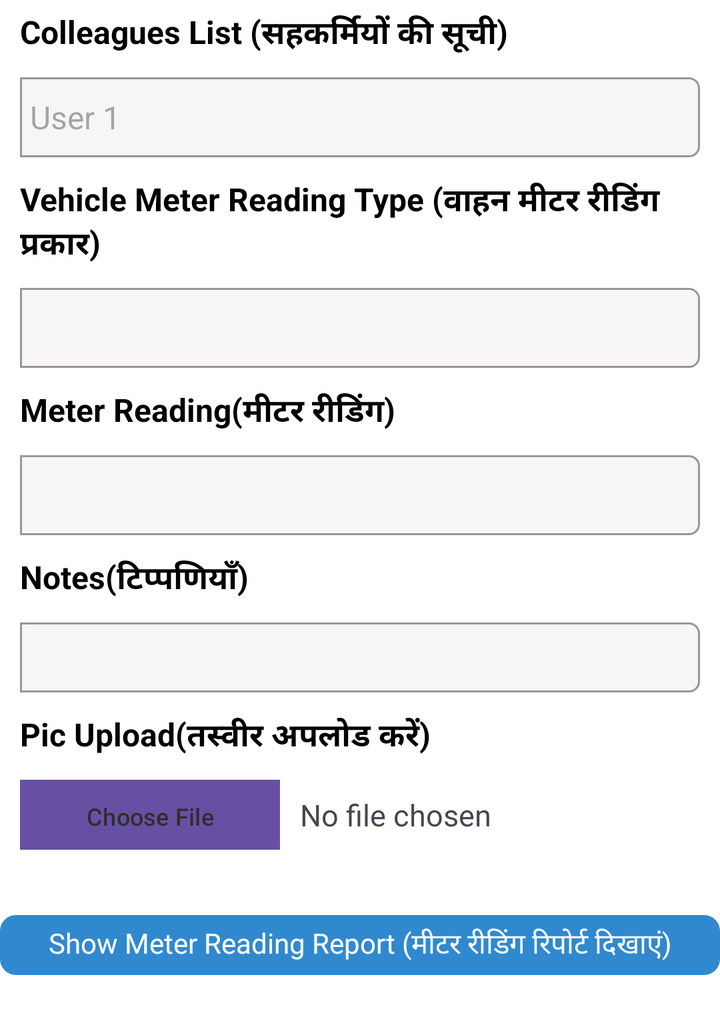
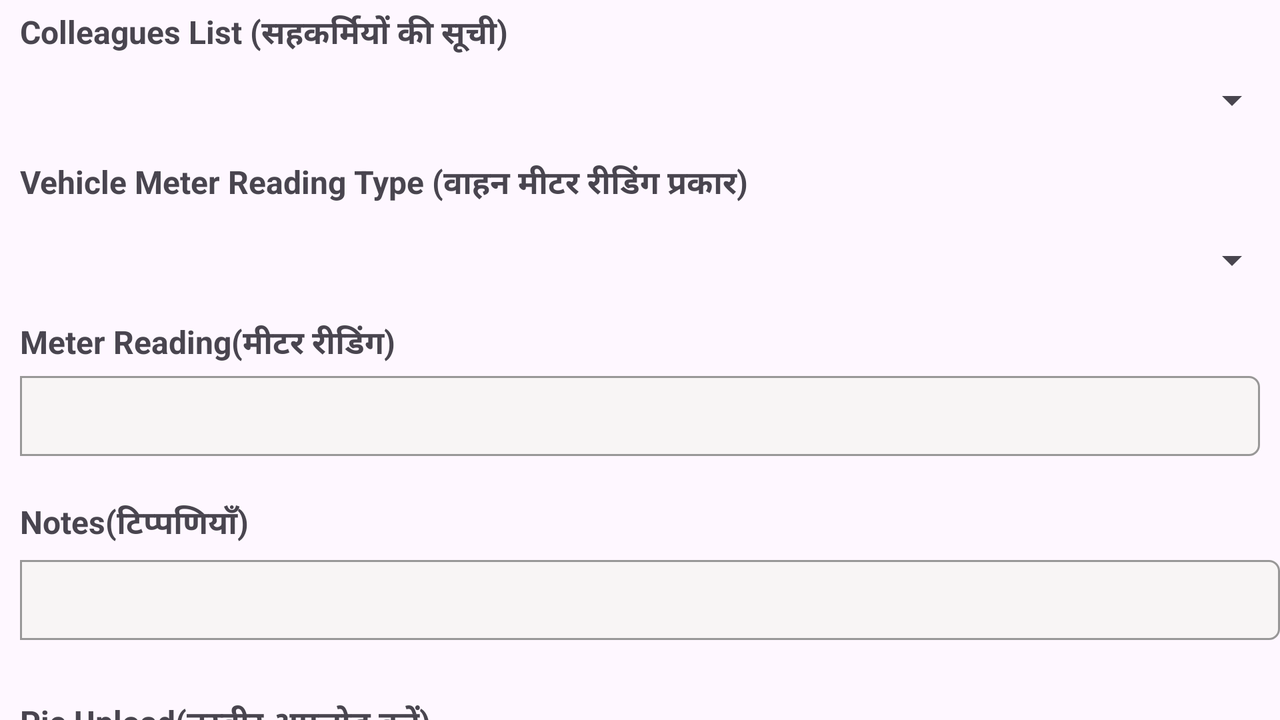

An Android layout and its configuration variant, each rendered on a device that would load it. The default file and the variant file are quoted in full after the pictures.
<!-- AndroidManifest.xml: application theme Base.Theme.TestApp -->
<!-- res/layout/fragment_meter_reading.xml -->
<?xml version="1.0" encoding="utf-8"?>
<FrameLayout xmlns:android="http://schemas.android.com/apk/res/android"
    xmlns:app="http://schemas.android.com/apk/res-auto"
    xmlns:tools="http://schemas.android.com/tools"
    android:layout_width="match_parent"
    android:layout_height="wrap_content"
    android:background="@color/white"
    tools:context=".MeterReading">

    <androidx.constraintlayout.widget.ConstraintLayout
        android:layout_width="match_parent"
        android:layout_height="match_parent">

    <TextView
        android:id="@+id/txtColleaguesList"
        android:layout_width="wrap_content"
        android:layout_height="wrap_content"
        android:text="@string/colleagues_list"
        android:textSize="16sp"
        android:textColor="@color/black"
        android:layout_marginStart="10sp"
        android:textStyle="bold"
        app:layout_constraintTop_toTopOf="parent"
        app:layout_constraintStart_toStartOf="parent"
        android:layout_marginTop="5dp"/>
    <TextView
        android:id="@+id/ColleagueName"
        android:layout_width="match_parent"
        android:layout_height="40dp"
        android:layout_marginStart="10dp"
        android:layout_marginEnd="10dp"
        android:hint="@string/user_1"
        android:gravity="center_vertical"
        android:textColor="@color/black"
        android:textSize="16sp"
        android:paddingStart="5dp"
        android:padding="2dp"
        android:clickable="true"
        android:background="@drawable/edit_text_background"
        app:layout_constraintTop_toBottomOf="@+id/txtColleaguesList"
        app:layout_constraintStart_toStartOf="parent"
        android:layout_marginTop="10dp"
        android:focusable="true">
    </TextView>
        <LinearLayout
            android:id="@+id/linerLayout1"
            android:layout_width="match_parent"
            android:layout_height="wrap_content"
            android:orientation="vertical"
            android:layout_marginStart="10dp"
            android:layout_marginEnd="10dp"
            android:background="@drawable/border_bg"
            android:layout_marginTop="-1dp"
            android:visibility="gone"
            app:layout_constraintStart_toStartOf="parent"
            app:layout_constraintEnd_toEndOf="parent"
            app:layout_constraintTop_toBottomOf="@+id/ColleagueName">

            <AutoCompleteTextView
                android:id="@+id/autoCompleteTextView"
                android:layout_width="match_parent"
                android:layout_height="25dp"
                android:textSize="16sp"
                android:gravity="center_vertical"
                android:layout_marginTop="5dp"
                android:layout_marginEnd="15dp"
                android:layout_marginStart="15dp"
                android:padding="5dp"
                android:hint="Select Name"
                android:background="@drawable/autoselectborder"
                android:clickable="true"/>

            <TextView
                android:layout_width="match_parent"
                android:layout_height="25dp"
                android:layout_marginEnd="15dp"
                android:layout_marginTop="8dp"
                android:layout_marginStart="15dp"
                android:text="@string/please_enter_3_or_more_character"/>
        </LinearLayout>
    <TextView
        android:id="@+id/txtMeter"
        android:layout_width="wrap_content"
        android:layout_height="wrap_content"
        android:textColor="@color/black"
        android:text="@string/vehicle_meter_reading_type"
        android:textSize="16sp"
        android:layout_marginStart="10sp"
        android:textStyle="bold"
        app:layout_constraintTop_toBottomOf="@+id/linerLayout1"
        app:layout_constraintStart_toStartOf="parent"
        android:layout_marginTop="10dp"/>
    <Spinner
        android:id="@+id/spinner2"
        android:layout_width="match_parent"
        android:layout_height="40dp"
        android:layout_marginEnd="10dp"
        android:layout_marginStart="10dp"
        android:background="@drawable/edit_text_background"
        app:layout_constraintTop_toBottomOf="@+id/txtMeter"
        app:layout_constraintStart_toStartOf="parent"
        android:layout_marginTop="10dp"/>

    <TextView
        android:id="@+id/txtReading"
        android:layout_width="wrap_content"
        android:layout_height="wrap_content"
        android:text="@string/meter_reading"
        android:textSize="16sp"
        android:textColor="@color/black"
        android:layout_marginStart="10sp"
        android:textStyle="bold"
        app:layout_constraintTop_toBottomOf="@+id/spinner2"
        app:layout_constraintStart_toStartOf="parent"
        android:layout_marginTop="10dp"/>

    <EditText
        android:id="@+id/txtMeterReading"
        android:layout_width="match_parent"
        android:layout_height="40dp"
        android:padding="5dp"
        android:maxLength="6"
        android:layout_marginStart="10sp"
        android:inputType="number"
        android:layout_marginEnd="10dp"
        android:background="@drawable/edit_text_background"
        android:textSize="16sp"
        android:textStyle="bold"
        app:layout_constraintTop_toBottomOf="@+id/txtReading"
        app:layout_constraintStart_toStartOf="parent"
        android:layout_marginTop="10dp"/>
    <TextView
        android:id="@+id/txtNotes"
        android:layout_width="wrap_content"
        android:layout_height="wrap_content"
        android:text="@string/notes"
        android:textSize="16sp"
        android:textColor="@color/black"
        android:layout_marginStart="10sp"
        android:textStyle="bold"
        app:layout_constraintTop_toBottomOf="@+id/txtMeterReading"
        app:layout_constraintStart_toStartOf="parent"
        android:layout_marginTop="10dp">
    </TextView>

    <EditText
        android:id="@+id/notes"
        android:layout_width="match_parent"
        android:layout_height="wrap_content"
        android:minHeight="35dp"
        android:scrollbars="vertical"
        android:textSize="16sp"
        android:maxHeight="300dp"
        android:padding="5dp"
        android:maxLength="150"
        android:layout_marginEnd="10dp"
        android:background="@drawable/edit_text_background"
        android:layout_marginStart="10sp"
        android:textStyle="bold"
        app:layout_constraintTop_toBottomOf="@+id/txtNotes"
        app:layout_constraintStart_toStartOf="parent"
        android:layout_marginTop="10dp"/>

        <TextView
            android:id="@+id/txtPicUpload"
            android:layout_width="wrap_content"
            android:layout_height="wrap_content"
            android:text="@string/pic_upload"
            android:textColor="@color/black"
            android:textSize="16sp"
            android:textStyle="bold"
            android:layout_marginStart="10dp"
            app:layout_constraintTop_toBottomOf="@+id/notes"
            app:layout_constraintStart_toStartOf="parent"
            android:layout_marginTop="10dp"/>

    <Button
        android:id="@+id/button"
        android:layout_width="130dp"
        android:layout_height="35dp"
        android:text="@string/choose_fileee"
        android:textAlignment="center"
        android:textColor="#2E2E2E"
        android:layout_marginStart="10dp"
        android:background="#CCCACA"
        android:textSize="12sp"
        app:layout_constraintTop_toBottomOf="@+id/txtPicUpload"
        app:layout_constraintStart_toStartOf="parent"
        android:layout_marginTop="10dp">

    </Button>

        <TextView
            android:id="@+id/file"
            android:layout_width="wrap_content"
            android:layout_height="wrap_content"
            android:layout_marginStart="150dp"
            android:layout_marginTop="10dp"
            android:text="@string/no_file_chosen"
            android:textSize="15sp"
            app:layout_constraintBottom_toBottomOf="@+id/button"
            app:layout_constraintStart_toStartOf="parent"
            app:layout_constraintTop_toBottomOf="@+id/txtPicUpload"
            tools:ignore="SmallSp" />

        <TextView
            android:id="@+id/show_meter_reading"
            android:layout_width="match_parent"
            android:layout_height="30dp"
            android:layout_marginTop="40dp"
            android:layout_marginBottom="20dp"
            android:background="@drawable/text_view_background"
            android:clickable="true"
            android:gravity="center"
            android:text="@string/show_meter_reading_report"
            android:textAlignment="center"
            android:textColor="@color/white"
            android:textSize="14sp"
            app:layout_constraintBottom_toBottomOf="parent"
            app:layout_constraintEnd_toEndOf="parent"
            app:layout_constraintStart_toStartOf="parent"
            app:layout_constraintTop_toBottomOf="@+id/file"
            android:focusable="true" />

    </androidx.constraintlayout.widget.ConstraintLayout>
</FrameLayout>
<!-- resources referenced by this layout -->
<resources>
  <color name="black">#FF000000</color>
  <color name="white">#FFFFFFFF</color>
  <!-- drawable autoselectborder (drawable) -->
  <?xml version="1.0" encoding="utf-8"?>
  <shape xmlns:android="http://schemas.android.com/apk/res/android">
    <stroke   android:color="#56D9EA" android:width="1dp">
    </stroke>
      <corners android:radius="5dp">
      </corners>
  </shape>
  <!-- drawable border_bg (drawable) -->
  <?xml version="1.0" encoding="utf-8"?>
  <shape xmlns:android="http://schemas.android.com/apk/res/android">
      <stroke android:width="1dp" android:color="#989797">
      </stroke>
          <corners android:bottomLeftRadius="4dp" android:bottomRightRadius="4dp">
      </corners>
  </shape>
  <!-- drawable edit_text_background (drawable) -->
  <shape xmlns:tools="http://schemas.android.com/tools"
      xmlns:android="http://schemas.android.com/apk/res/android"
      tools:ignore="ExtraText">
      <solid android:color="#F8F5F5" /> 
      
      <corners android:topRightRadius="5dp" android:bottomRightRadius="5dp">
      </corners>
      <stroke
          android:width="1dp"
          android:color="#989797" /> >
  </shape>
  <!-- drawable text_view_background (drawable) -->
  <?xml version="1.0" encoding="utf-8"?>
  <shape xmlns:android="http://schemas.android.com/apk/res/android">
     <corners android:radius="8dp"/>
      <solid android:color="#3089CF"/>
  </shape>
  <string name="choose_fileee">Choose File</string>
  <string name="colleagues_list">Colleagues List (सहकर्मियों की सूची)</string>
  <string name="meter_reading">Meter Reading(मीटर रीडिंग)</string>
  <string name="no_file_chosen">No file chosen</string>
  <string name="notes">Notes(टिप्पणियाँ)</string>
  <string name="pic_upload">Pic Upload(तस्वीर अपलोड करें)</string>
  <string name="please_enter_3_or_more_character">Please enter 3 or more character</string>
  <string name="show_meter_reading_report">Show Meter Reading Report (मीटर रीडिंग रिपोर्ट दिखाएं)</string>
  <string name="user_1">User 1</string>
  <string name="vehicle_meter_reading_type">Vehicle Meter Reading Type (वाहन मीटर रीडिंग प्रकार)</string>
  <style name="Base.Theme.TestApp" parent="Theme.Material3.DayNight.NoActionBar">
          
           <item name="android:statusBarColor">#075E54</item>
      </style>
</resources>
<!-- res/layout-land/fragment_meter_reading.xml (the repository's variant of the layout above) -->
<!-- drawn on the phone turned sideways -->
<?xml version="1.0" encoding="utf-8"?>
<FrameLayout xmlns:android="http://schemas.android.com/apk/res/android"
    xmlns:tools="http://schemas.android.com/tools"
    android:layout_width="match_parent"
    android:layout_height="match_parent"
    tools:context=".MeterReading">

    <TextView
        android:layout_width="wrap_content"
        android:layout_height="wrap_content"
        android:text="@string/colleagues_list"
        android:textSize="16sp"
        android:layout_marginStart="10sp"
        android:textStyle="bold"
        android:layout_marginTop="5dp">
    </TextView>
    <Spinner
        android:id="@+id/spinner"

        android:layout_width="match_parent"
        android:layout_height="40dp"
        android:layout_marginStart="10dp"
        android:layout_marginTop="30dp">
    </Spinner>

    <TextView
        android:layout_width="wrap_content"
        android:layout_height="wrap_content"
        android:layout_marginTop="80dp"
        android:text="@string/vehicle_meter_reading_type"
        android:textSize="16sp"
        android:layout_marginStart="10sp"
        android:textStyle="bold">

    </TextView>
    <Spinner
        android:id="@+id/spinner2"
        android:layout_width="match_parent"
        android:layout_height="40dp"
        android:layout_marginStart="10dp"
        android:layout_marginTop="110dp">
    </Spinner>
    <TextView
        android:layout_width="wrap_content"
        android:layout_height="wrap_content"
        android:layout_marginTop="160dp"
        android:text="@string/meter_reading"
        android:textSize="16sp"
        android:layout_marginStart="10sp"
        android:textStyle="bold">
    </TextView>

    <EditText
        android:layout_width="match_parent"
        android:layout_height="40dp"
        android:padding="5dp"
        android:layout_marginStart="10sp"
        android:layout_marginTop="188dp"
        android:layout_marginEnd="10dp"
        android:background="@drawable/edit_text_background"
        android:textSize="16sp"
        android:textStyle="bold">

    </EditText>
    <TextView
        android:layout_width="wrap_content"
        android:layout_height="wrap_content"
        android:layout_marginTop="250dp"
        android:text="@string/notes"
        android:textSize="16sp"
        android:layout_marginStart="10sp"
        android:textStyle="bold">
    </TextView>

    <EditText
        android:layout_width="match_parent"
        android:layout_height="40dp"
        android:textSize="16sp"
        android:padding="5dp"
        android:background="@drawable/edit_text_background"
        android:layout_marginStart="10sp"
        android:textStyle="bold"
        android:layout_marginTop="280dp"
        android:autofillHints="">
    </EditText>
    <TextView
        android:layout_width="wrap_content"
        android:layout_height="wrap_content"
        android:layout_marginTop="350dp"
        android:text="@string/pic_upload"
        android:textSize="16sp"
        android:layout_marginStart="10sp"
        android:textStyle="bold">
    </TextView>

    <Button
        android:layout_width="150dp"
        android:layout_height="43dp"
        android:layout_marginTop="380dp"
        android:text="@string/choose_file"
        android:layout_marginStart="10dp"
        android:textColor="@color/black"
        android:textSize="16sp">
    </Button>

    <TextView
        android:layout_width="wrap_content"
        android:layout_height="wrap_content"
        android:layout_marginStart="175dp"
        android:layout_marginTop="390dp"
        android:text="@string/no_file_chosen"
        android:textSize="15sp"
        tools:ignore="SmallSp" />

    <TextView
        android:layout_width="match_parent"
        android:layout_height="wrap_content"
        android:layout_marginTop="420dp"
        android:layout_marginRight="10dp"
        android:layout_marginLeft="10dp"
        android:background="#2196F3"
        android:textColor="@color/white"
        android:text="@string/show_meter_reading_report">
    </TextView>

</FrameLayout>
<!-- resources referenced by the variant -->
<!-- as the phone turned sideways resolves them -->
<resources>
  <color name="black">#FF000000</color>
  <color name="white">#FFFFFFFF</color>
  <!-- drawable edit_text_background (drawable) -->
  <shape xmlns:tools="http://schemas.android.com/tools"
      xmlns:android="http://schemas.android.com/apk/res/android"
      tools:ignore="ExtraText">
      <solid android:color="#F8F5F5" /> 
      
      <corners android:topRightRadius="5dp" android:bottomRightRadius="5dp">
      </corners>
      <stroke
          android:width="1dp"
          android:color="#989797" /> >
  </shape>
  <string name="choose_file">choose File</string>
  <string name="colleagues_list">Colleagues List (सहकर्मियों की सूची)</string>
  <string name="meter_reading">Meter Reading(मीटर रीडिंग)</string>
  <string name="no_file_chosen">No file chosen</string>
  <string name="notes">Notes(टिप्पणियाँ)</string>
  <string name="pic_upload">Pic Upload(तस्वीर अपलोड करें)</string>
  <string name="show_meter_reading_report">Show Meter Reading Report (मीटर रीडिंग रिपोर्ट दिखाएं)</string>
  <string name="vehicle_meter_reading_type">Vehicle Meter Reading Type (वाहन मीटर रीडिंग प्रकार)</string>
  <style name="Base.Theme.TestApp" parent="Theme.Material3.DayNight.NoActionBar">
          
           <item name="android:statusBarColor">#075E54</item>
      </style>
</resources>
